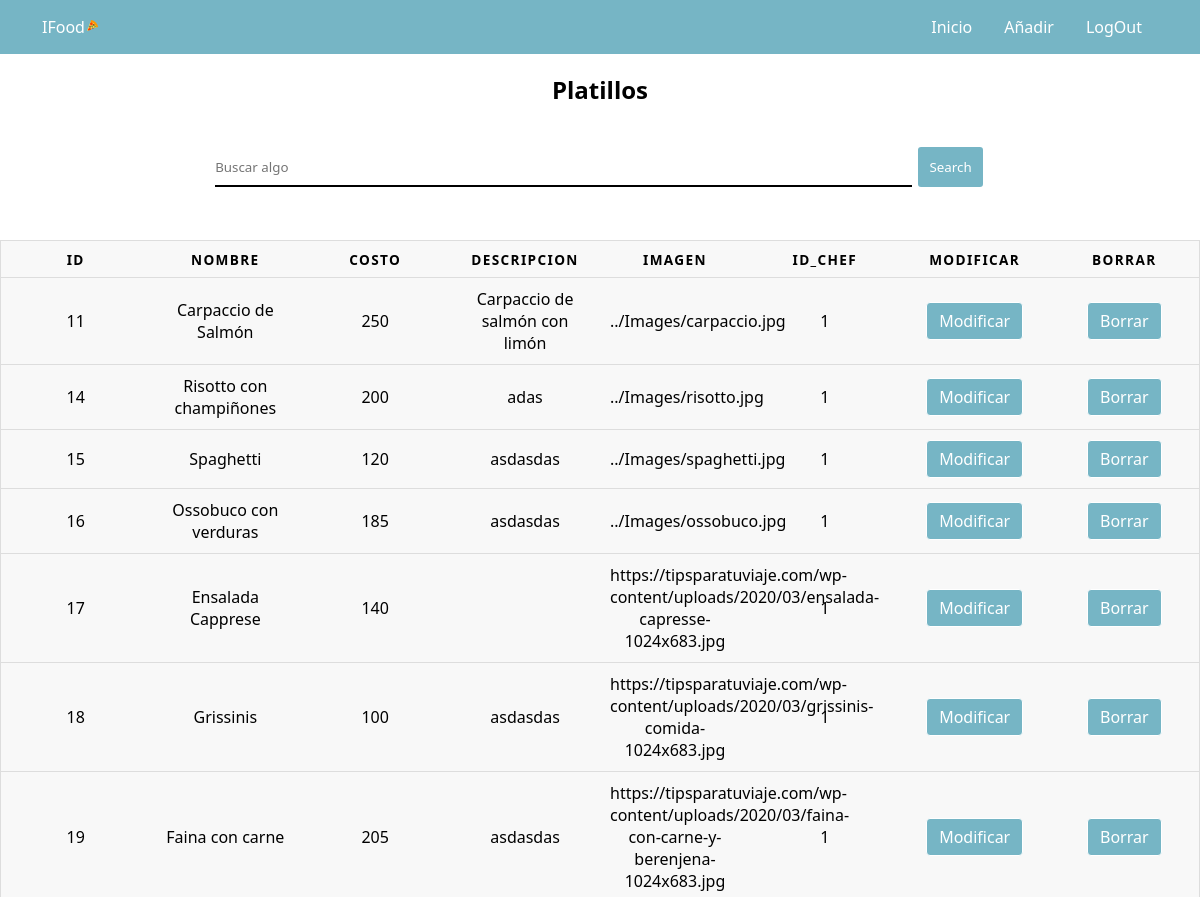
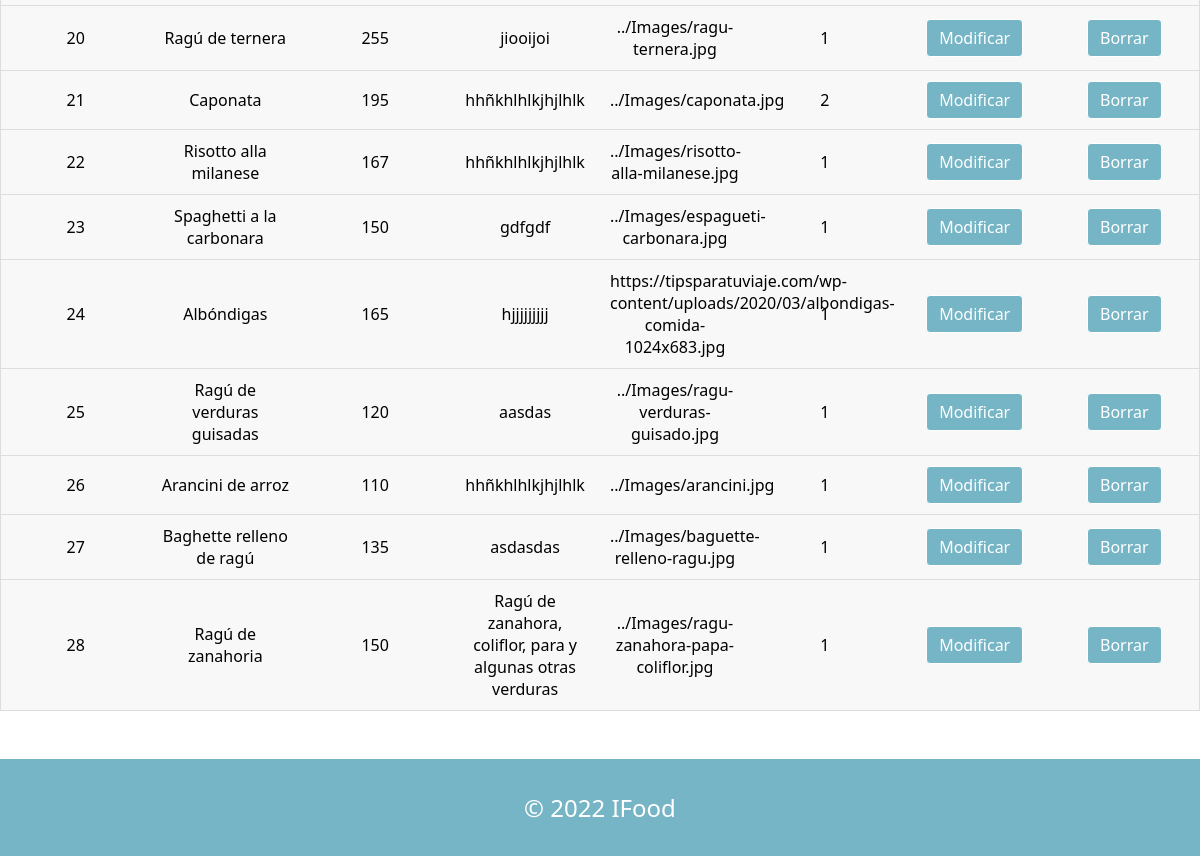
/pages/recipes.php, run on the app's committed database (2 pictures, top to bottom).
### tables this page shows
CREATE TABLE `recipes` (
  `id_recipe` int(255) NOT NULL,
  `name` varchar(40) NOT NULL,
  `cost` varchar(30) NOT NULL,
  `description` varchar(100) NOT NULL,
  `image` varchar(255) NOT NULL,
  `id_chef` int(11) NOT NULL
);

### php/showDataFromBD.php (the view, shortened to what this page needs)
<?php
    include "dbConection.php";
    if (isset($_GET['search'])) {
        $textTyped = $_GET['search'];
        $query = mysqli_query($conn,"select * from `recipes` where name='$textTyped' || cost='$textTyped'");
    }else{
        $query = mysqli_query($conn,"select * from `recipes`");
    }
    if (mysqli_num_rows($query) > 0) {
        while ($row = mysqli_fetch_assoc($query)) {
            echo '<tr>
            <td data-label="Id">'.$row["id_recipe"].'</td>
            <td data-label="Nombre">'.$row["name"].'</td>
            <td data-label="Costo">'.$row["cost"].'</td>
            <td data-label="Descripcion">'.$row["description"].'</td>
            <td data-label="Imagen">'.$row["image"].'</td>
            <td data-label="Chef">'.$row["id_chef"].'</td>
            <td data-label="Modificar"><a class="btn btn-primary" id="btn-Delete" href="../pages/modifyProducts.php?id='.
                $row["id_recipe"].'">Modificar</a></td>
            <td data-label="Borrar">
                <a class="btn btn-primary" id="btn-Delete" href="../php/deleteRow.php?id='.
                $row["id_recipe"].'">Borrar</a>
            </td>
        </tr>';
        }
    }
?>

### pages/recipes.php (shortened to what this page needs)
<!DOCTYPE html>
<html lang="en">
<head>
    <link rel="stylesheet" href="../CSS/tables.css">
</head>
<body>
    <header>
        <nav class="navbar bg-dark sticky-top">
            <div class="container">
                <a class="nav-link link-secondary p-0" href="../index.php">IFood<img width="15" height="15"
                        src="../Images/pizza-icon.png"> </a>
                <ul class="nav justify-content-end">
                    <li><a class="nav-link link-secondary" href="./adminPage.html">Inicio</a></li>
                    <li><a class="nav-link link-secondary" href="../pages/formProducts.php">Añadir</a></li>
                    <li><a class="nav-link link-secondary" href="../php/logOut.php">LogOut</a></li>
                </ul>
            </div>
        </nav>
    </header>
    <main>
        <div class="container2">
            <h2 class="title">Platillos</h2>
            <p class="search-bar">
                <input type="text" name="searchBar" placeholder="Buscar algo" id="searchBar" onkeydown="searchBasedOnKeysPressed(event)">
                <button name="ok" onclick="showValuesWithTheSearch()">Search</button>
            </p>
        </div>
        <table>
            <thead>
                <tr>
                    <th scope="col">Id</th>
                    <th scope="col">Nombre</th>
                    <th scope="col">Costo</th>
                    <th scope="col">Descripcion</th>
                    <th scope="col">Imagen</th>
                    <th scope="col">Id_chef</th>
                    <th scope="col">Modificar</th>
                    <th scope="col">Borrar</th>
                </tr>
            </thead>
            <tbody id="example">
                <?php
                    include "../php/showDataFromBD.php";
                ?>
            </tbody>
        </table>
    </main>
    <footer class="bg-dark py-3">
        <p class="text-center text-muted py-3 m-0 fs-4">&copy; 2022 IFood</p>
    </footer>
</body>
</html>

### CSS/tables.css (style rules this page uses)
*, *::after, *::before { padding: 0; margin: 0; box-sizing: border-box; font-family: "Segoe UI", Roboto, "Helvetica Neue", Arial, "Noto Sans", "Liberation Sans", sans-serif, "Apple Color Emoji", "Segoe UI Emoji", "Segoe UI Symbol", "Noto Color Emoji"; }
body { height: 100vh; width: 100%; }
.navbar { position: relative; display: flex; flex-wrap: wrap; align-items: center; justify-content: space-between; padding-top: 0.5rem; padding-bottom: 0.5rem; }
.navbar .container { display: flex; flex-wrap: inherit; align-items: center; justify-content: space-between; }
.bg-dark { background-color: #76b5c5 !important; }
.sticky-top { position: -webkit-sticky; position: sticky; top: 0; z-index: 1020; }
.container, .container-fluid { width: 100%; padding-right: 0.75rem; padding-left: 0.75rem; margin-right: auto; margin-left: auto; }
@media (min-width: 576px) { .container { max-width: 540px; } }
@media (min-width: 768px) { .container { max-width: 720px; } }
@media (min-width: 992px) { .container { max-width: 960px; } }
@media (min-width: 1200px) { .container { max-width: 1140px; } }
.nav-link { display: block; padding: 0.5rem 1rem; color: #0d6efd; text-decoration: none; }
.link-secondary { color: #fff; }
.nav { display: flex; flex-wrap: wrap; padding-left: 0; margin-bottom: 0; list-style: none; }
.justify-content-end { justify-content: flex-end !important; }
.p-0 { padding: 0 !important; }
.container2 { display: flex; flex-direction: column; width: 100%; justify-content: center; align-items: center; }
.container2 h2.title { margin: 1.2rem 0; }
.container2 .search-bar { flex: 1 1 auto; width: 100%; padding: 1.2rem; text-align: center; margin-bottom: 2rem; }
.container2 .search-bar input { width: 60%; height: 2.4rem; border: none; border-bottom: black solid 2px; outline: none; }
.container2 .search-bar button { background-color: #76b5c5; color: white; padding: 0.7rem; border: white solid 2px; border-radius: 5px; cursor: pointer; }
.btn { display: inline-block; font-weight: 400; line-height: 1.5; color: #212529; text-align: center; text-decoration: none; vertical-align: middle; cursor: pointer; -webkit-user-select: none; -moz-user-select: none; user-select: none; background-color: transparent; border: 1px solid transparent; padding: 0.375rem 0.75rem; font-size: 1rem; border-radius: 0.25rem; }
.btn-primary { color: white; background-color: #76b5c5; border-color: white; }
main { margin-bottom: 3rem !important; }
table { border: 1px solid #ccc; border-collapse: collapse; margin: 0; padding: 0; width: 100%; height: 52vh; table-layout: fixed; }
table tr { background-color: #f8f8f8; border: 1px solid #ddd; padding: .35em; }
table th, table td { padding: .625em; text-align: center; }
table th { font-size: .85em; letter-spacing: .1em; text-transform: uppercase; }
.py-3 { padding-top: 1rem !important; padding-bottom: 1rem !important; }
.text-muted { color: rgba(255, 255, 255, 1) !important; }
.m-0 { margin: 0 !important; }
.text-center { text-align: center !important; }
.fs-4 { font-size: calc(1.275rem + 0.3vw) !important; }

### data on the page
recipes: id_recipe "11", name "Carpaccio de Salmón", cost "250", description "Carpaccio de salmón con limón", image "../Images/carpaccio.jpg", id_chef "1"
recipes: id_recipe "14", name "Risotto con champiñones", cost "200", description "adas", image "../Images/risotto.jpg", id_chef "1"
recipes: id_recipe "15", name "Spaghetti", cost "120", description "asdasdas", image "../Images/spaghetti.jpg", id_chef "1"
recipes: id_recipe "16", name "Ossobuco con verduras", cost "185", description "asdasdas", image "../Images/ossobuco.jpg", id_chef "1"
recipes: id_recipe "17", name "Ensalada Capprese", cost "140", image "https://tipsparatuviaje.com/wp-content/uploads/2020/03/ensalada-capresse-1024x683.jpg", id_chef "1"
recipes: id_recipe "18", name "Grissinis", cost "100", description "asdasdas", image "https://tipsparatuviaje.com/wp-content/uploads/2020/03/grissinis-comida-1024x683.jpg", id_chef "1"
recipes: id_recipe "19", name "Faina con carne", cost "205", description "asdasdas", image "https://tipsparatuviaje.com/wp-content/uploads/2020/03/faina-con-carne-y-berenjena-1024x683.jpg", id_chef "1"
recipes: id_recipe "20", name "Ragú de ternera", cost "255", description "jiooijoi", image "../Images/ragu-ternera.jpg", id_chef "1"
recipes: id_recipe "21", name "Caponata", cost "195", description "hhñkhlhlkjhjlhlk", image "../Images/caponata.jpg", id_chef "2"
recipes: id_recipe "22", name "Risotto alla milanese", cost "167", description "hhñkhlhlkjhjlhlk", image "../Images/risotto-alla-milanese.jpg", id_chef "1"
recipes: id_recipe "23", name "Spaghetti a la carbonara", cost "150", description "gdfgdf", image "../Images/espagueti-carbonara.jpg", id_chef "1"
recipes: id_recipe "24", name "Albóndigas", cost "165", description "hjjjjjjjjj", image "https://tipsparatuviaje.com/wp-content/uploads/2020/03/albondigas-comida-1024x683.jpg", id_chef "1"
recipes: id_recipe "25", name "Ragú de verduras guisadas", cost "120", description "aasdas", image "../Images/ragu-verduras-guisado.jpg", id_chef "1"
recipes: id_recipe "26", name "Arancini de arroz", cost "110", description "hhñkhlhlkjhjlhlk", image "../Images/arancini.jpg", id_chef "1"
recipes: id_recipe "27", name "Baghette relleno de ragú", cost "135", description "asdasdas", image "../Images/baguette-relleno-ragu.jpg", id_chef "1"
recipes: id_recipe "28", name "Ragú de zanahoria", cost "150", description "Ragú de zanahora, coliflor, para y algunas otras verduras", image "../Images/ragu-zanahora-papa-coliflor.jpg", id_chef "1"
